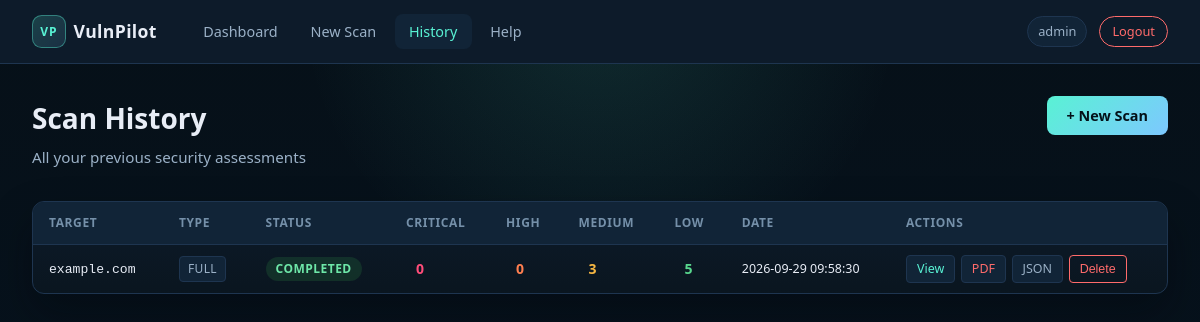
Screenshot of /history (signed in) with the database file from the repository.
### tables this page shows
CREATE TABLE scans (
                id TEXT PRIMARY KEY,
                user_id INTEGER NOT NULL,
                target TEXT NOT NULL,
                scan_type TEXT DEFAULT 'full',
                status TEXT DEFAULT 'running',
                results TEXT,
                critical_count INTEGER DEFAULT 0,
                high_count INTEGER DEFAULT 0,
                medium_count INTEGER DEFAULT 0,
                low_count INTEGER DEFAULT 0,
                created_at TIMESTAMP DEFAULT CURRENT_TIMESTAMP,
                updated_at TIMESTAMP DEFAULT CURRENT_TIMESTAMP,
                FOREIGN KEY (user_id) REFERENCES users(id)
            );

### app.py (the view)
@app.route('/history')
def history():
    if 'user_id' not in session:
        return redirect(url_for('login'))
    scans = db.get_scans_by_user(session['user_id'])
    return render_template('history.html', scans=scans)

### modules/database.py (called while the page is built)
    def get_conn(self):
        conn = sqlite3.connect(self.db_path)
        conn.row_factory = sqlite3.Row
        return conn

    def get_scans_by_user(self, user_id):
        conn = self.get_conn()
        scans = conn.execute('''
            SELECT * FROM scans WHERE user_id = ? ORDER BY created_at DESC
        ''', (user_id,)).fetchall()
        conn.close()
        return [dict(s) for s in scans]

### templates/history.html (shortened to what this page needs)
{% extends "base.html" %}
{% block extra_css %}
<link rel="stylesheet" href="{{ url_for('static', filename='css/dashboard.css') }}">
{% endblock %}
{% block content %}
<div class="page-header">
    <div>
        <h1 class="page-title">Scan History</h1>
        <p class="page-subtitle">All your previous security assessments</p>
    </div>
    <a href="{{ url_for('scan') }}" class="btn-primary">+ New Scan</a>
</div>
{% if scans %}
<div class="panel">
    <table class="data-table history-table">
        <thead>
            <tr>
                <th>Target</th>
                <th>Type</th>
                <th>Status</th>
                <th>Critical</th>
                <th>High</th>
                <th>Medium</th>
                <th>Low</th>
                <th>Date</th>
                <th>Actions</th>
            </tr>
        </thead>
        <tbody>
            {% for scan in scans %}
            <tr>
                <td class="target-cell">{{ scan.target }}</td>
                <td><span class="meta-tag">{{ scan.scan_type }}</span></td>
                <td><span class="badge badge--{{ scan.status }}">{{ scan.status }}</span></td>
                <td><span class="count-cell count-critical">{{ scan.critical_count or 0 }}</span></td>
                <td><span class="count-cell count-high">{{ scan.high_count or 0 }}</span></td>
                <td><span class="count-cell count-medium">{{ scan.medium_count or 0 }}</span></td>
                <td><span class="count-cell count-low">{{ scan.low_count or 0 }}</span></td>
                <td class="date-cell">{{ scan.created_at }}</td>
                <td>
                    <div class="action-cell">
                        {% if scan.status == 'completed' %}
                        <a href="{{ url_for('scan_results', scan_id=scan.id) }}" class="btn-sm">View</a>
                        <a href="{{ url_for('download_pdf', scan_id=scan.id) }}" class="btn-sm btn-sm--danger">PDF</a>
                        <a href="{{ url_for('download_json', scan_id=scan.id) }}" class="btn-sm btn-sm--muted">JSON</a>
                        {% endif %}
                        <button class="btn-sm btn-sm--delete" data-scan-id="{{ scan.id }}">Delete</button>
                    </div>
                </td>
            </tr>
            {% endfor %}
        </tbody>
    </table>
</div>
{% endif %}
{% endblock %}

### static/css/main.css (style rules this page uses)
:root { --bg-primary: #07111a; --bg-secondary: #0d1b2a; --bg-tertiary: #112437; --border: #1e3550; --text-primary: #e8edf6; --text-secondary: #9bb1c7; --text-muted: #7590a9; --accent: #59f2d4; --accent-dark: #2ad1b0; --accent-strong: #7dc8ff; --success: #6ee7a8; --warning: #f7c873; --danger: #ff6b6b; --critical: #ff4d7a; --high: #ff7f50; --medium: #f5b642; --low: #58d68d; --info: #6bb8ff; --radius: 8px; --radius-lg: 12px; --shadow: 0 4px 16px rgba(0,0,0,0.4); --shadow-sm: 0 2px 8px rgba(0,0,0,0.3); --font: 'Segoe UI', system-ui, -apple-system, sans-serif; --font-mono: 'Cascadia Code', 'Fira Code', 'Consolas', monospace; --nav-height: 64px; }
*, *::before, *::after { box-sizing: border-box; margin: 0; padding: 0; }
html { scroll-behavior: smooth; }
body { font-family: var(--font); background: radial-gradient(circle at top, rgba(89, 242, 212, 0.12), transparent 30%), linear-gradient(180deg, #061018 0%, #071421 100%); color: var(--text-primary); min-height: 100vh; line-height: 1.6; }
a { color: var(--accent); text-decoration: none; }
.page-header { display: flex; align-items: flex-start; justify-content: space-between; margin-bottom: 2rem; flex-wrap: wrap; gap: 1rem; }
.page-title { font-size: 1.75rem; font-weight: 700; color: var(--text-primary); }
.page-subtitle { color: var(--text-secondary); font-size: 0.95rem; margin-top: 0.25rem; }
.btn-primary { display: inline-flex; align-items: center; gap: 0.5rem; padding: 0.5rem 1.25rem; background: linear-gradient(135deg, var(--accent), var(--accent-strong)); color: #041118; border: none; border-radius: var(--radius); font-size: 0.9rem; font-weight: 600; cursor: pointer; transition: background 0.15s, transform 0.1s; text-decoration: none; }
.btn-sm { display: inline-block; padding: 3px 10px; font-size: 0.78rem; border-radius: 4px; background: var(--bg-tertiary); color: var(--accent); border: 1px solid var(--border); cursor: pointer; text-decoration: none; transition: background 0.15s; }
.btn-sm--danger { color: var(--danger); }
.btn-sm--muted { color: var(--text-secondary); }
.btn-sm--delete { color: var(--danger); border-color: var(--danger); background: transparent; }
.panel { background: linear-gradient(180deg, rgba(13,27,42,0.98), rgba(10,22,31,0.98)); border: 1px solid var(--border); border-radius: var(--radius-lg); overflow: hidden; margin-bottom: 1.5rem; box-shadow: 0 20px 40px rgba(1, 6, 12, 0.35); }
.badge { display: inline-block; padding: 2px 10px; border-radius: 20px; font-size: 0.75rem; font-weight: 600; text-transform: uppercase; letter-spacing: 0.04em; }
.badge--completed { background: rgba(63,185,80,0.15); color: var(--success); }
.data-table { width: 100%; border-collapse: collapse; font-size: 0.875rem; }
.data-table th { padding: 0.7rem 1rem; text-align: left; font-size: 0.75rem; font-weight: 600; color: var(--text-muted); text-transform: uppercase; letter-spacing: 0.05em; background: var(--bg-tertiary); border-bottom: 1px solid var(--border); }
.data-table td { padding: 0.65rem 1rem; border-bottom: 1px solid rgba(48,54,61,0.5); color: var(--text-primary); vertical-align: middle; }
.data-table tr:last-child td { border-bottom: none; }

### static/css/dashboard.css (style rules this page uses)
.history-table { padding: 0; }
.target-cell { font-family: var(--font-mono); font-size: 0.82rem; max-width: 200px; overflow: hidden; text-overflow: ellipsis; white-space: nowrap; }
.date-cell { font-size: 0.78rem; color: var(--text-muted); white-space: nowrap; }
.count-cell { display: inline-block; min-width: 28px; text-align: center; font-weight: 700; font-size: 0.875rem; }
.count-critical { color: var(--critical); }
.count-high { color: var(--high); }
.count-medium { color: var(--medium); }
.count-low { color: var(--low); }
.action-cell { display: flex; gap: 0.35rem; flex-wrap: wrap; }
.meta-tag { display: inline-block; padding: 2px 8px; background: var(--bg-tertiary); border: 1px solid var(--border); border-radius: 4px; font-size: 0.75rem; color: var(--text-secondary); text-transform: uppercase; letter-spacing: 0.03em; }

### rows the page displays
scans: target "example.com", scan_type "FULL", status "COMPLETED", critical_count "0", high_count "0", medium_count "3", low_count "5", created_at "2026-09-29 09:58:30"

### other values shown
{{ session.username }} "admin"
